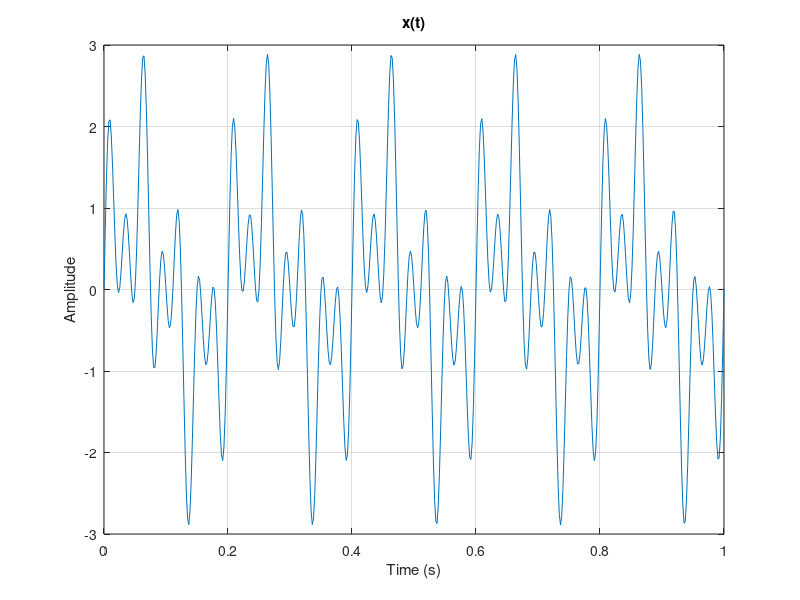
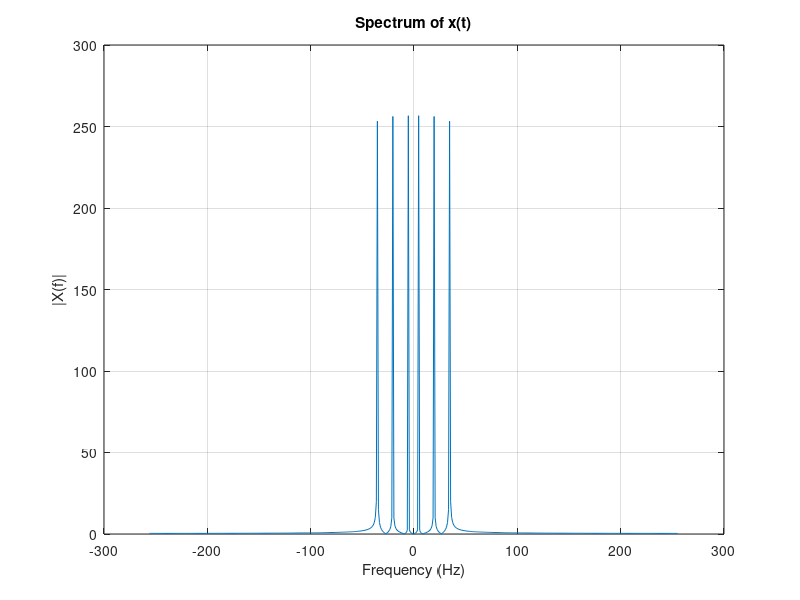
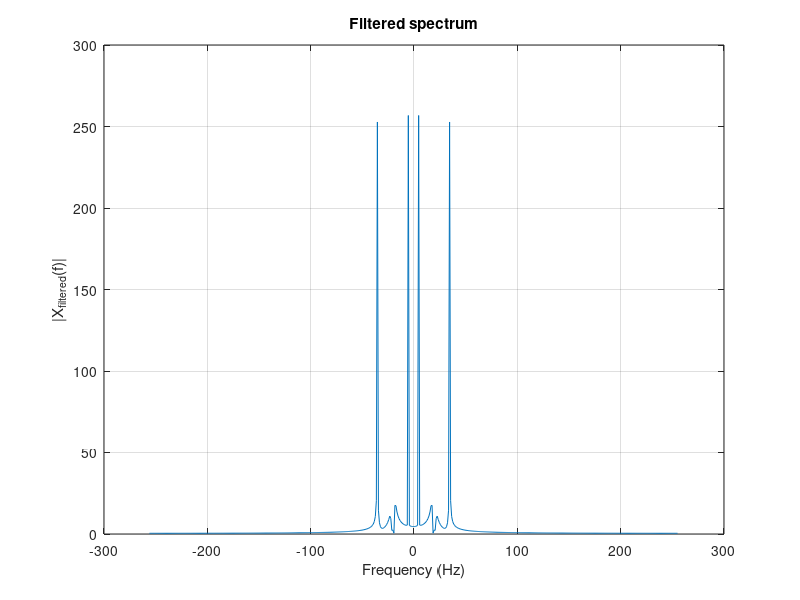

The MATLAB source for these figures, in order:
clear; close all; clc;

%% Create figures folder if it does not exist
basePath = fileparts(fileparts(mfilename('fullpath')));
figPath = fullfile(basePath, 'figures');


if ~exist(figPath, 'dir')
    mkdir(figPath);
end

%% Parameters
Fe = 512;                 % Sampling frequency
t = 0:1/Fe:1;            % Time vector

f1 = 5;
f2 = 20;                 % Frequency to remove
f3 = 35;

%% Signal
x = sin(2*pi*f1*t) + sin(2*pi*f2*t) + sin(2*pi*f3*t);

%% Time domain plot
fig1 = figure;
plot(t, x);
title('x(t)');
xlabel('Time (s)');
ylabel('Amplitude');
grid on;

exportgraphics(fig1, fullfile(figPath,'time_signal.png'), 'Resolution', 300);

%% Frequency domain
N = length(x);
f = (-N/2:N/2-1)*(Fe/N);

X = fftshift(abs(fft(x)));

fig2 = figure;
plot(f, X);
title('Spectrum of x(t)');
xlabel('Frequency (Hz)');
ylabel('|X(f)|');
grid on;

exportgraphics(fig2, fullfile(figPath,'spectrum_signal.png'), 'Resolution', 300);

%% Band-stop filter (remove 20 Hz)
order = 4;
Wn = [18 22]/(Fe/2);

[b, a] = butter(order, Wn, 'stop');

%% Filtering
x_filt = filter(b, a, x);

%% Spectrum after filtering
Xf = fftshift(abs(fft(x_filt)));

fig3 = figure;
plot(f, Xf);
title('Filtered spectrum');
xlabel('Frequency (Hz)');
ylabel('|X_{filtered}(f)|');
grid on;

exportgraphics(fig3, fullfile(figPath,'filtered_spectrum.png'), 'Resolution', 300);
